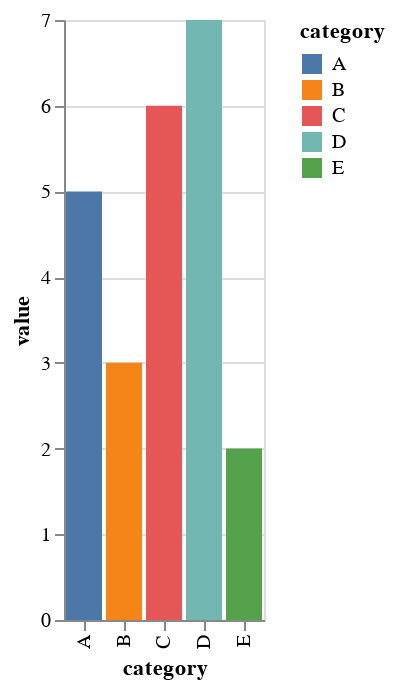

Here is the notebook cell this chart was saved with:
### Code cell
bar_chart

### Figure 1 — Vega-Lite specification as saved in the notebook (floating-point values rounded to 4 significant figures)
{"config": {"view": {"continuousWidth": 300, "continuousHeight": 300}}, "data": {"name": "data-031c9c072c880eab6294d32f9efd9ef0"}, "mark": {"type": "bar"}, "encoding": {"color": {"field": "category", "type": "nominal"}, "tooltip": [{"field": "category", "type": "nominal"}, {"field": "value", "type": "quantitative"}], "x": {"field": "category", "type": "nominal"}, "y": {"field": "value", "type": "quantitative"}}, "params": [{"name": "param_22", "select": {"type": "interval", "encodings": ["x", "y"]}, "bind": "scales"}], "$schema": "https://vega.github.io/schema/vega-lite/v5.17.0.json", "datasets": {"data-031c9c072c880eab6294d32f9efd9ef0": [{"category": "A", "value": 5}, {"category": "B", "value": 3}, {"category": "C", "value": 6}, {"category": "D", "value": 7}, {"category": "E", "value": 2}]}}
